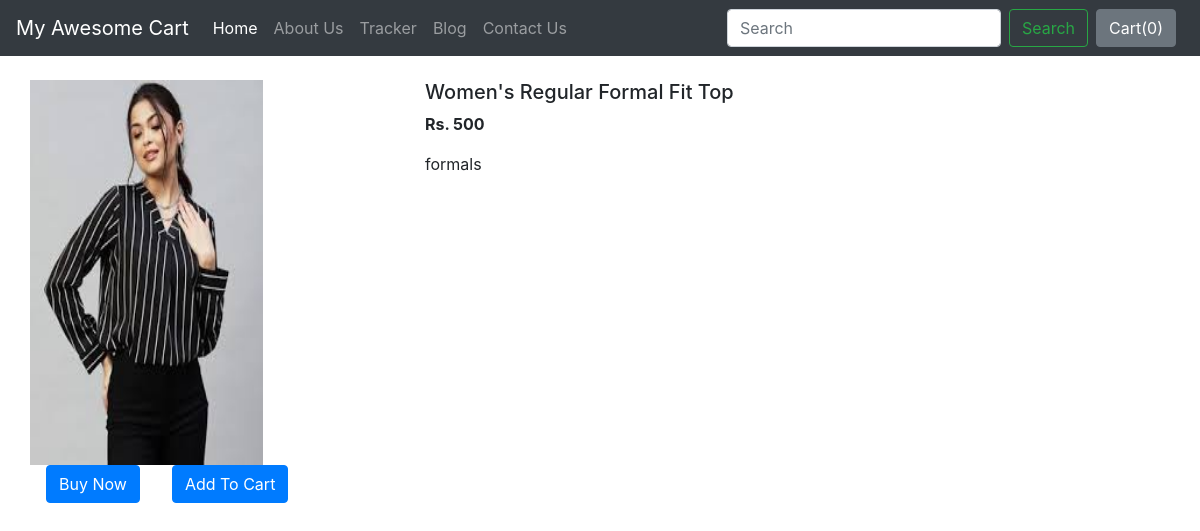
The app's page /shop/products/7 with its own data.
### shop/models.py (models this page shows, shortened)
class Product(models.Model):
    product_id=models.AutoField
    product_name=models.CharField(max_length=50)
    category=models.CharField(max_length=50,default="")
    subcategory=models.CharField(max_length=50,default="")
    price=models.IntegerField(default=0)
    desc=models.CharField(max_length=300)
    pub_date=models.DateField()
    image=models.ImageField(upload_to="shop/images",default="")

### shop/views.py (the view)
# urls.py: path('products/<int:myid>', views.productView, name="productview"),
def productView(request,myid):
    product = Product.objects.filter(id=myid)
    return render(request,'shop/prodView.html',{'product':product[0]})

### shop/templates/shop/prodView.html (shortened to what this page needs)
{% extends 'shop/basic.html' %}
{% block body %}
<div class="container my-4">
    <div class="row">
    <div class="col-md-4">
    <div class="row">
       <img src="/media//{{product.image}}" width="233px" height="385px">
    </div>
         <div class="row">
            <button class="btn btn-primary mx-3"> Buy Now</button>
            <button class="btn btn-primary mx-3 "> Add To Cart</button>
        </div>
        </div>
    <div class="col-md-8">
        <h5>{{product.product_name}}</h5>
        <p><b> Rs. {{product.price}}</b></p>
        <p>{{product.desc}}</p>
    </div>
        </div>
</div>
{% endblock %}

### records on screen
Product: image (picture), product_name "Women's Regular Formal Fit Top", price "500", desc "formals"
